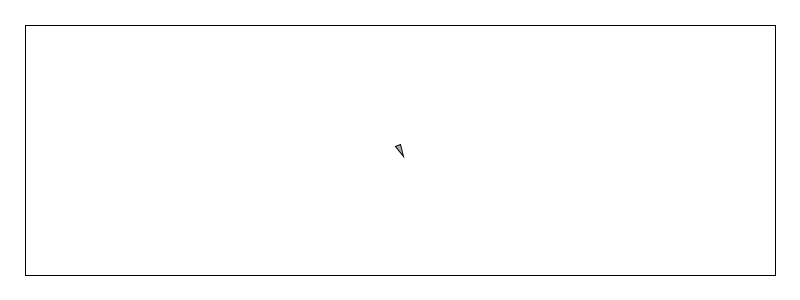
Frame 1 (no input)
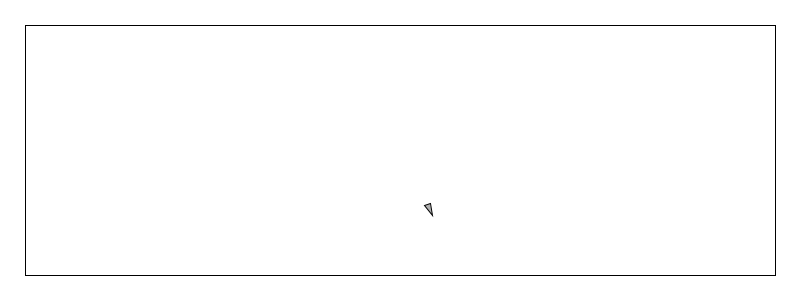
Frame 60 (the mouse pressed at the canvas centre just before this capture)
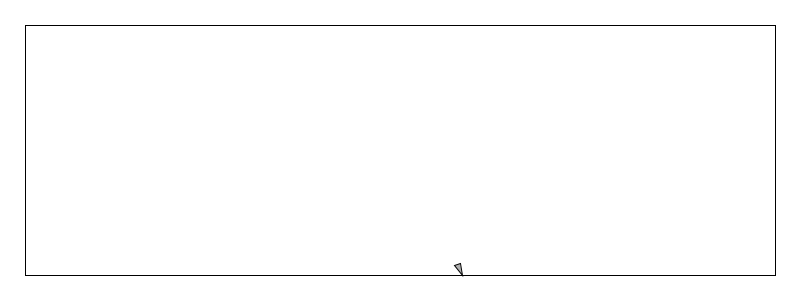
Frame 120 (the mouse held since frame 60 and released just before this capture)

The Processing sketch that drew these frames (run headless with seeded random() and noise(); from frame 60 on, the mouse is pressed at the canvas centre):

// Processing sketch: e04_walls
// ── e04_walls.pde
Vehicle v;
float d;

void setup() {
  size(800, 300);
  v = new Vehicle(width/2, height/2);
  d = 25;
}

void draw() {
  background(255);
  v.update();
  v.checkEdges(d);
  v.display();

  noFill();
  rect(d, d, width-d*2, height-d*2);
}

// ── Vehicle.pde
/**
 * Steering: Walls
 *
 * If a vehicle comes within a distance d of a wall, it desires to move at
 * maximum speed in the opposite direction of the wall.
 */

class Vehicle {
  PVector location;
  PVector velocity;
  PVector acceleration;

  // We need to constrain desired velocity so that the vehicle can't just
  // 'teleport' to its target location.
  float maxspeed;

  // 'Steering' ability (handling)
  float maxforce;

  // Size
  float r;

  Vehicle(float x, float y) {
    location = new PVector(x, y);
    velocity = new PVector();
    acceleration = new PVector(0.5, 1);
    maxspeed = 4;
    maxforce = 0.1;
    r = 3;
  }

  void update() {
    velocity.add(acceleration);
    velocity.limit(maxspeed);
    location.add(velocity);
    acceleration.mult(0);
  }

  void display() {
    // Vehicle is a triangle pointing in the direction of velocity;
    // since it is drawn pointing up, we rotate it an additional 90 degrees.
    float theta = velocity.heading() + PI/2;
    fill(175);
    stroke(0);
    pushMatrix();
    translate(location.x, location.y);
    rotate(theta);
    beginShape();
    vertex(0, -r*2);
    vertex(-r, r*2);
    vertex(r, r*2);
    endShape(CLOSE);
    popMatrix();
  }

  void seek(PVector target) {
    PVector desired = PVector.sub(target, location); // vector pointing from location to target
    desired.normalize(); // unit vector (direction)
    desired.mult(maxspeed); // constrain
    PVector steer = PVector.sub(desired, velocity); // Reynolds's steering formula
    steer.limit(maxforce); // how easy does the vehicle turn?
    applyForce(steer);
  }

  void flee(PVector target) {
    PVector desired = PVector.sub(target, location); // vector from location to target
    desired.normalize(); // unit vector (direction)
    desired.mult(-maxspeed); // constrain
    PVector steer = PVector.sub(desired, velocity); // Reynolds's steering formula
    steer.limit(maxforce); // how easy does the vehicle turn?
    applyForce(steer);
  }

  void applyForce(PVector f) {
    acceleration.add(f);
  }

  void checkEdges(float d) {
    PVector desired = null;

    if (location.x < d) {
      desired = new PVector(maxspeed, velocity.y);
    } else if (location.x > width-d) {
      desired = new PVector(-maxspeed, velocity.y);
    } else if (location.y < d) {
      desired = new PVector(velocity.x, maxspeed);
    } else if (location.y > height-d) {
      desired = new PVector(velocity.x, -maxspeed);
    }

    if (desired != null) {
      PVector steer = PVector.sub(desired, velocity);
      steer.limit(maxforce);
      applyForce(steer);
    }
  }
}
